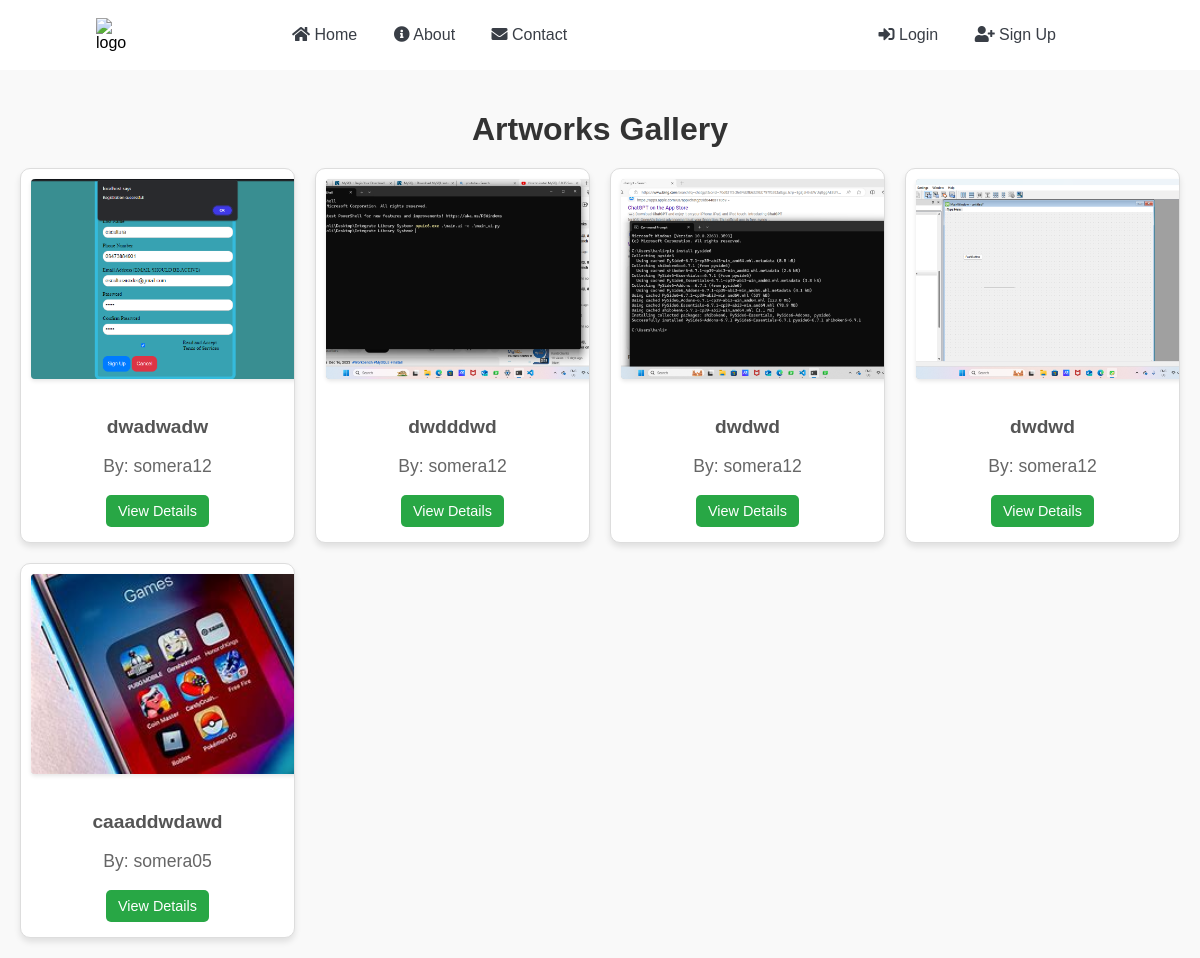
Page /artwork/ on the committed database.
### app/models.py (models this page shows, shortened)
class Artwork(models.Model):
    artist = models.ForeignKey(settings.AUTH_USER_MODEL, on_delete=models.CASCADE, null=True, blank=True, related_name='artworks')
    title = models.CharField(max_length=25)
    description = models.TextField()
    image = models.ImageField(upload_to='artworks/')
    date_uploaded = models.DateTimeField(auto_now_add=True, null=True, blank=True,)
    category = models.ForeignKey(Category, on_delete=models.SET_NULL, null=True, blank=True, related_name='artworks')

### accounts/models.py (models this page shows)
class CustomUser(AbstractUser):
    age = models.IntegerField(null=True, blank=True)
    phone_number = models.CharField(max_length=20, null=True, blank=True)
    role = models.CharField(max_length=20,
        choices=[
            ('User', 'User'),
            ('Artist', 'Artist'),
        ],
        default='User'
    )
    bio = models.TextField()
    image = models.ImageField(upload_to='artists/', default='profile_image/default.png')

### app/views.py (the view)
# urls.py: path('artwork/', ArtworkListView.as_view(), name='artwork_list'),
class ArtworkListView(ListView):
    model = Artwork
    template_name = 'artwork/artwork_list.html'
    context_object_name = 'artworks'

### app/templates/artwork/artwork_list.html (shortened to what this page needs)
{% extends 'app/base.html' %}
{% block content %}
<div class="gallery-container">
    <h1 class="gallery-title">Artworks Gallery</h1>
    <div class="gallery">
        {% for artwork in artworks %}
        <div class="gallery-item">
            <img src="{{ artwork.image.url }}" alt="{{ artwork.title }}" class="artwork-image">
            <div class="artwork-info">
                <h2 class="artwork-title">{{ artwork.title|truncatechars:20 }}</h2>
                <p class="artwork-artist">By: {{ artwork.artist.username }}</p>
                <a href="{% url 'artwork_detail' artwork.pk %}" class="btn-view-detail">View Details</a>
            </div>
        </div>
        {% endfor %}
    </div>
</div>
{% endblock content %}

### static/css/base.css (style rules this page uses)
:root { --primary: #eeeeee; --secondary: #227c70; --green: #82cd47; --secondary-light: rgb(34, 124, 112, 0.2); --secondary-light-2: rgb(127, 183, 126, 0.1); --white: #fff; --black: #393e46; --shadow: 0px 2px 8px 0px var(--secondary-light); }
* { box-sizing: border-box; }
body { font-family: 'Arial', sans-serif; background-color: #f5f5f5; margin: 0; padding: 0; }
.gallery-container { padding: 20px; background-color: #f9f9f9; }
.gallery-title { text-align: center; font-size: 2rem; margin-bottom: 20px; color: #333; }
.gallery { display: grid; grid-template-columns: repeat(auto-fit, minmax(250px, 1fr)); gap: 20px; }
.gallery-item { background: #fff; border: 1px solid #ddd; border-radius: 10px; overflow: hidden; box-shadow: 0 4px 6px rgba(0, 0, 0, 0.1); transition: transform 0.3s ease; }
.artwork-image { width: 100%; height: 200px; object-fit: cover; }
.artwork-info { padding: 15px; text-align: center; }
.artwork-title { font-size: 1.5rem; margin: 10px 0; color: #333; }
.artwork-artist { font-size: 1rem; color: #666; }
.btn-view-detail { display: inline-block; margin-top: 10px; padding: 8px 12px; background-color: #28a745; color: #fff; text-decoration: none; border-radius: 5px; font-size: 0.9rem; }
.artwork-title { font-size: 2rem; font-weight: bold; margin-bottom: 10px; }
.artwork-artist, .artwork-created-at { font-size: 1.1rem; margin-bottom: 8px; }
.artwork-image { width: 100%; height: auto; border-radius: 5px; box-shadow: 0 2px 4px rgba(0, 0, 0, 0.1); }
.artwork-title { display: block; margin-top: 8px; font-size: 1em; color: #555; }
.artwork-image { background-color: #ccc; height: 200px; margin: 10px; border-radius: 4px; }
.artwork-title { font-size: 1.2rem; margin-bottom: 10px; }

### rows in the picture
Artwork: image (picture), title "dwadwadw", artist.username "somera12"
Artwork: image (picture), title "dwdddwd", artist.username "somera12"
Artwork: image (picture), title "dwdwd", artist.username "somera12"
Artwork: image (picture), title "dwdwd", artist.username "somera12"
Artwork: image (picture), title "caaaddwdawd", artist.username "somera05"
